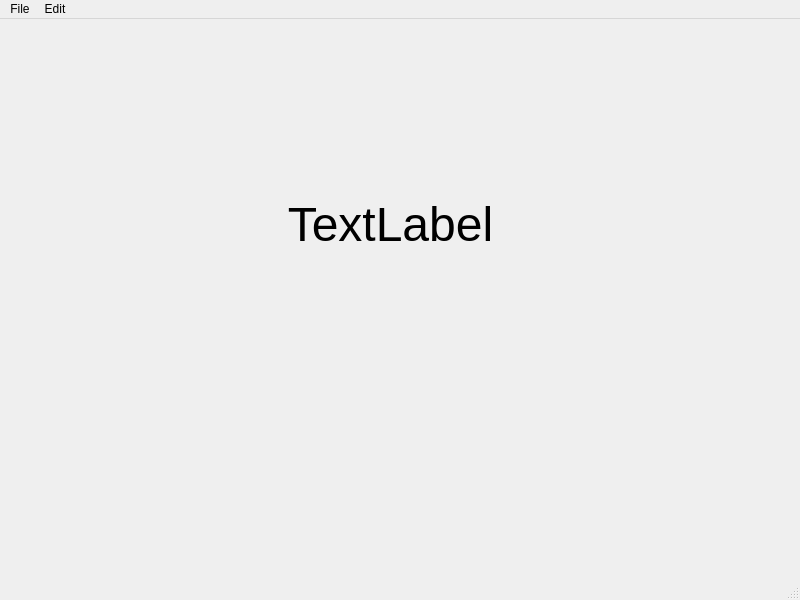
<?xml version="1.0" encoding="UTF-8"?>
<ui version="4.0">
 <class>MainWindow</class>
 <widget class="QMainWindow" name="MainWindow">
  <property name="geometry">
   <rect>
    <x>0</x>
    <y>0</y>
    <width>800</width>
    <height>600</height>
   </rect>
  </property>
  <property name="windowTitle">
   <string>MainWindow</string>
  </property>
  <widget class="QWidget" name="centralwidget">
   <widget class="QLabel" name="label">
    <property name="geometry">
     <rect>
      <x>120</x>
      <y>80</y>
      <width>541</width>
      <height>251</height>
     </rect>
    </property>
    <property name="font">
     <font>
      <pointsize>36</pointsize>
     </font>
    </property>
    <property name="text">
     <string>TextLabel</string>
    </property>
    <property name="alignment">
     <set>Qt::AlignCenter</set>
    </property>
   </widget>
  </widget>
  <widget class="QMenuBar" name="menubar">
   <property name="geometry">
    <rect>
     <x>0</x>
     <y>0</y>
     <width>800</width>
     <height>21</height>
    </rect>
   </property>
   <widget class="QMenu" name="menuFile">
    <property name="title">
     <string>File</string>
    </property>
    <addaction name="actionNew"/>
    <addaction name="actionSave"/>
   </widget>
   <widget class="QMenu" name="menuEdit">
    <property name="title">
     <string>Edit</string>
    </property>
    <addaction name="actionCopy"/>
    <addaction name="actionPaste"/>
   </widget>
   <addaction name="menuFile"/>
   <addaction name="menuEdit"/>
  </widget>
  <widget class="QStatusBar" name="statusbar"/>
  <action name="actionNew">
   <property name="text">
    <string>New</string>
   </property>
   <property name="statusTip">
    <string>Create a new file</string>
   </property>
   <property name="shortcut">
    <string>Ctrl+N</string>
   </property>
  </action>
  <action name="actionSave">
   <property name="text">
    <string>Save</string>
   </property>
   <property name="statusTip">
    <string>Save a file</string>
   </property>
   <property name="shortcut">
    <string>Ctrl+S</string>
   </property>
  </action>
  <action name="actionCopy">
   <property name="text">
    <string>Copy</string>
   </property>
   <property name="statusTip">
    <string>Copy a file</string>
   </property>
   <property name="shortcut">
    <string>Ctrl+C</string>
   </property>
  </action>
  <action name="actionPaste">
   <property name="text">
    <string>Paste</string>
   </property>
   <property name="statusTip">
    <string>Paste a file</string>
   </property>
   <property name="shortcut">
    <string>Ctrl+V</string>
   </property>
  </action>
 </widget>
 <resources/>
 <connections/>
</ui>
